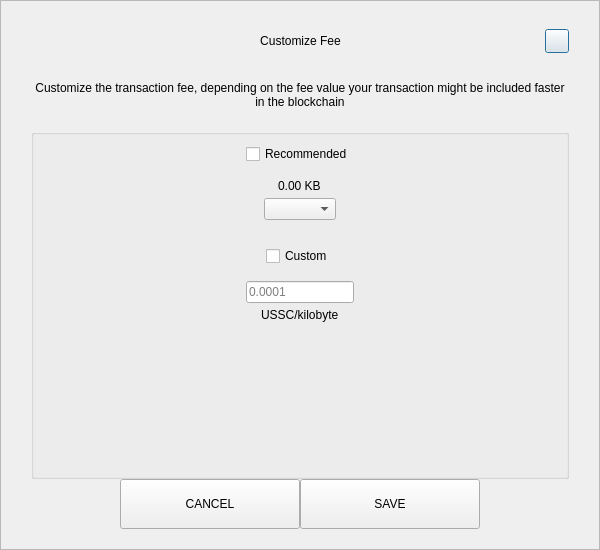
<?xml version="1.0" encoding="UTF-8"?>
<ui version="4.0">
 <class>SendCustomFeeDialog</class>
 <widget class="QDialog" name="SendCustomFeeDialog">
  <property name="geometry">
   <rect>
    <x>0</x>
    <y>0</y>
    <width>600</width>
    <height>550</height>
   </rect>
  </property>
  <property name="windowTitle">
   <string>Form</string>
  </property>
  <layout class="QVBoxLayout" name="verticalLayout_3">
   <property name="spacing">
    <number>0</number>
   </property>
   <property name="leftMargin">
    <number>0</number>
   </property>
   <property name="topMargin">
    <number>0</number>
   </property>
   <property name="rightMargin">
    <number>0</number>
   </property>
   <property name="bottomMargin">
    <number>0</number>
   </property>
   <item>
    <widget class="QFrame" name="frame">
     <property name="styleSheet">
      <string notr="true"/>
     </property>
     <property name="frameShape">
      <enum>QFrame::StyledPanel</enum>
     </property>
     <property name="frameShadow">
      <enum>QFrame::Raised</enum>
     </property>
     <layout class="QVBoxLayout" name="verticalLayout_2">
      <property name="spacing">
       <number>0</number>
      </property>
      <property name="leftMargin">
       <number>30</number>
      </property>
      <property name="topMargin">
       <number>20</number>
      </property>
      <property name="rightMargin">
       <number>30</number>
      </property>
      <property name="bottomMargin">
       <number>20</number>
      </property>
      <item>
       <layout class="QHBoxLayout" name="horizontalLayout_3">
        <property name="spacing">
         <number>0</number>
        </property>
        <item>
         <spacer name="horizontalSpacer_21">
          <property name="orientation">
           <enum>Qt::Horizontal</enum>
          </property>
          <property name="sizeHint" stdset="0">
           <size>
            <width>40</width>
            <height>20</height>
           </size>
          </property>
         </spacer>
        </item>
        <item>
         <widget class="QLabel" name="labelTitle">
          <property name="minimumSize">
           <size>
            <width>0</width>
            <height>40</height>
           </size>
          </property>
          <property name="maximumSize">
           <size>
            <width>16777215</width>
            <height>40</height>
           </size>
          </property>
          <property name="styleSheet">
           <string notr="true">padding-left:24px;</string>
          </property>
          <property name="text">
           <string>Customize Fee</string>
          </property>
          <property name="alignment">
           <set>Qt::AlignCenter</set>
          </property>
          <property name="margin">
           <number>7</number>
          </property>
         </widget>
        </item>
        <item>
         <spacer name="horizontalSpacer">
          <property name="orientation">
           <enum>Qt::Horizontal</enum>
          </property>
          <property name="sizeHint" stdset="0">
           <size>
            <width>40</width>
            <height>20</height>
           </size>
          </property>
         </spacer>
        </item>
        <item>
         <widget class="QPushButton" name="btnEsc">
          <property name="minimumSize">
           <size>
            <width>24</width>
            <height>24</height>
           </size>
          </property>
          <property name="maximumSize">
           <size>
            <width>24</width>
            <height>24</height>
           </size>
          </property>
          <property name="text">
           <string/>
          </property>
         </widget>
        </item>
       </layout>
      </item>
      <item>
       <spacer name="verticalSpacer_2">
        <property name="orientation">
         <enum>Qt::Vertical</enum>
        </property>
        <property name="sizeType">
         <enum>QSizePolicy::Fixed</enum>
        </property>
        <property name="sizeHint" stdset="0">
         <size>
          <width>20</width>
          <height>20</height>
         </size>
        </property>
       </spacer>
      </item>
      <item>
       <widget class="QLabel" name="labelMessage">
        <property name="text">
         <string>Customize the transaction fee, depending on the fee value your transaction might be included faster in the blockchain</string>
        </property>
        <property name="alignment">
         <set>Qt::AlignCenter</set>
        </property>
        <property name="wordWrap">
         <bool>true</bool>
        </property>
       </widget>
      </item>
      <item>
       <spacer name="verticalSpacer_3">
        <property name="orientation">
         <enum>Qt::Vertical</enum>
        </property>
        <property name="sizeType">
         <enum>QSizePolicy::Fixed</enum>
        </property>
        <property name="sizeHint" stdset="0">
         <size>
          <width>20</width>
          <height>20</height>
         </size>
        </property>
       </spacer>
      </item>
      <item>
       <widget class="QGroupBox" name="groupBox">
        <property name="title">
         <string/>
        </property>
        <layout class="QVBoxLayout" name="verticalLayout">
         <property name="leftMargin">
          <number>12</number>
         </property>
         <property name="rightMargin">
          <number>12</number>
         </property>
         <item>
          <layout class="QVBoxLayout" name="verticalLayout_4">
           <property name="spacing">
            <number>5</number>
           </property>
           <item alignment="Qt::AlignHCenter">
            <widget class="QCheckBox" name="checkBoxRecommended">
             <property name="text">
              <string>Recommended</string>
             </property>
            </widget>
           </item>
           <item>
            <spacer name="verticalSpacer_5">
             <property name="orientation">
              <enum>Qt::Vertical</enum>
             </property>
             <property name="sizeType">
              <enum>QSizePolicy::Fixed</enum>
             </property>
             <property name="sizeHint" stdset="0">
              <size>
               <width>20</width>
               <height>10</height>
              </size>
             </property>
            </spacer>
           </item>
           <item alignment="Qt::AlignHCenter">
            <widget class="QLabel" name="labelFee">
             <property name="text">
              <string>0.00 KB</string>
             </property>
            </widget>
           </item>
           <item alignment="Qt::AlignHCenter">
            <widget class="QComboBox" name="comboBoxRecommended"/>
           </item>
          </layout>
         </item>
         <item>
          <spacer name="verticalSpacer">
           <property name="orientation">
            <enum>Qt::Vertical</enum>
           </property>
           <property name="sizeType">
            <enum>QSizePolicy::Fixed</enum>
           </property>
           <property name="sizeHint" stdset="0">
            <size>
             <width>20</width>
             <height>20</height>
            </size>
           </property>
          </spacer>
         </item>
         <item>
          <layout class="QVBoxLayout" name="verticalLayout_5">
           <property name="spacing">
            <number>5</number>
           </property>
           <item alignment="Qt::AlignHCenter">
            <widget class="QCheckBox" name="checkBoxCustom">
             <property name="text">
              <string>Custom</string>
             </property>
            </widget>
           </item>
           <item>
            <spacer name="verticalSpacer_6">
             <property name="orientation">
              <enum>Qt::Vertical</enum>
             </property>
             <property name="sizeType">
              <enum>QSizePolicy::Fixed</enum>
             </property>
             <property name="sizeHint" stdset="0">
              <size>
               <width>20</width>
               <height>10</height>
              </size>
             </property>
            </spacer>
           </item>
           <item alignment="Qt::AlignHCenter">
            <widget class="QLineEdit" name="lineEditCustomFee">
             <property name="placeholderText">
              <string notr="true">0.0001</string>
             </property>
            </widget>
           </item>
           <item alignment="Qt::AlignHCenter">
            <widget class="QLabel" name="labelCustomFee">
             <property name="text">
              <string>USSC/kilobyte</string>
             </property>
            </widget>
           </item>
          </layout>
         </item>
         <item>
          <spacer name="verticalSpacer_4">
           <property name="orientation">
            <enum>Qt::Vertical</enum>
           </property>
           <property name="sizeHint" stdset="0">
            <size>
             <width>20</width>
             <height>40</height>
            </size>
           </property>
          </spacer>
         </item>
        </layout>
       </widget>
      </item>
      <item>
       <layout class="QHBoxLayout" name="horizontalLayout" stretch="1,2,2,1">
        <item>
         <spacer name="horizontalSpacer1">
          <property name="orientation">
           <enum>Qt::Horizontal</enum>
          </property>
          <property name="sizeHint" stdset="0">
           <size>
            <width>40</width>
            <height>20</height>
           </size>
          </property>
         </spacer>
        </item>
        <item>
         <widget class="QPushButton" name="btnCancel">
          <property name="minimumSize">
           <size>
            <width>180</width>
            <height>50</height>
           </size>
          </property>
          <property name="focusPolicy">
           <enum>Qt::NoFocus</enum>
          </property>
          <property name="text">
           <string>CANCEL</string>
          </property>
         </widget>
        </item>
        <item>
         <widget class="QPushButton" name="btnSave">
          <property name="minimumSize">
           <size>
            <width>180</width>
            <height>50</height>
           </size>
          </property>
          <property name="focusPolicy">
           <enum>Qt::NoFocus</enum>
          </property>
          <property name="text">
           <string>SAVE</string>
          </property>
         </widget>
        </item>
        <item>
         <spacer name="horizontalSpacer_2">
          <property name="orientation">
           <enum>Qt::Horizontal</enum>
          </property>
          <property name="sizeHint" stdset="0">
           <size>
            <width>40</width>
            <height>20</height>
           </size>
          </property>
         </spacer>
        </item>
       </layout>
      </item>
     </layout>
    </widget>
   </item>
  </layout>
 </widget>
 <resources/>
 <connections/>
</ui>
